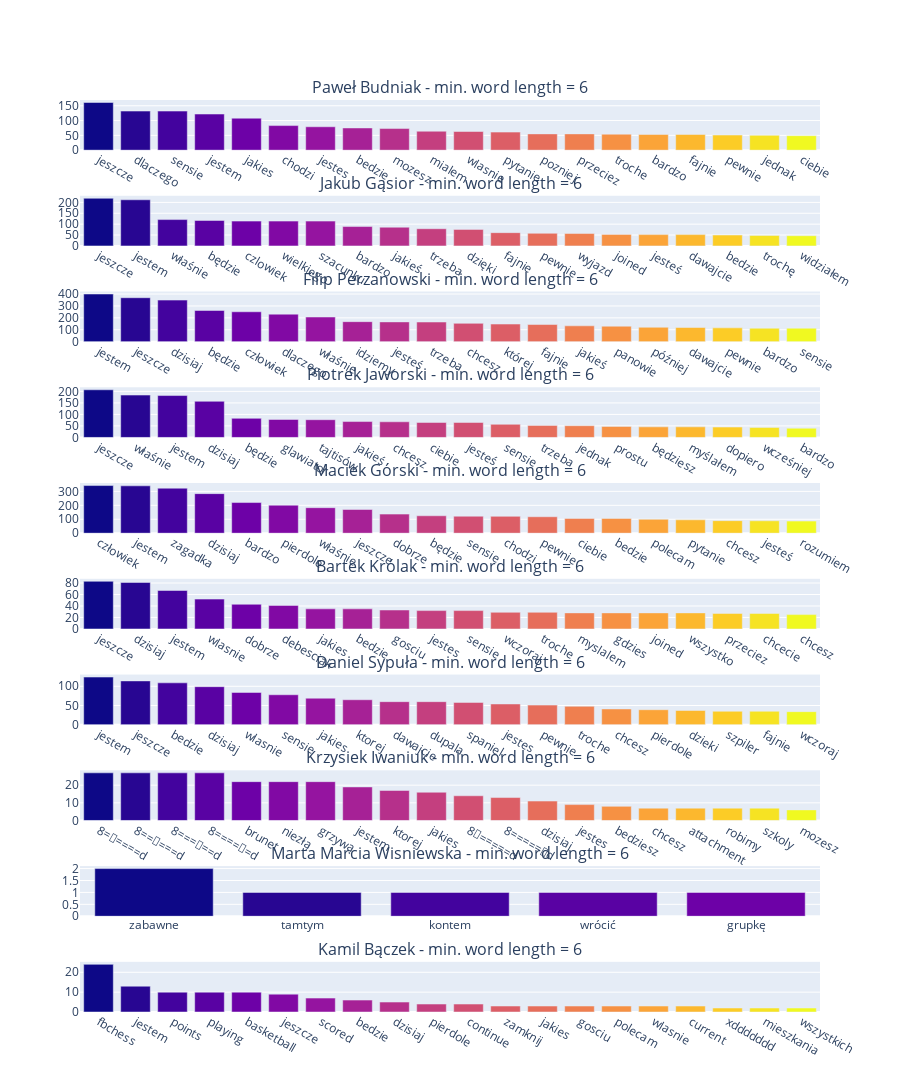

Notebook source saved alongside this figure:
### Code cell
plt_titles = [f'{sender} - min. word length = {min_word_length}' for sender in word_counts]
fig = make_subplots(
    rows=len(word_counts),
    cols=1,
    subplot_titles=plt_titles,
)
for i,sender in enumerate(word_counts):
    df = pd.DataFrame(word_counts[sender].items())[0:20]
    df.columns = ['word', 'count']
    f = px.bar(df, y = 'count', x = 'word', color = df.index)
    fig.add_trace(f.data[0], row = i + 1, col = 1)
fig.update_layout(height=len(word_counts) * 350, width=900)
fig.update(layout_coloraxis_showscale=False)
fig.show()

### Figure 1 — Plotly figure (JSON) as saved in the notebook; plotly's stock layout.template omitted (floating-point values rounded to 4 significant figures)
{"data": [{"alignmentgroup": "True", "hoverlabel": {"namelength": 0}, "hovertemplate": "word=%{x}<br>count=%{y}<br>index=%{marker.color}", "legendgroup": "", "marker": {"color": [0, 1, 2, 3, 4, 5, 6, 7, 8, 9, 10, 11, 12, 13, 14, 15, 16, 17, 18, 19], "coloraxis": "coloraxis"}, "name": "", "offsetgroup": "", "orientation": "v", "showlegend": false, "textposition": "auto", "type": "bar", "x": ["jeszcze", "dlaczego", "sensie", "jestem", "jakies", "chodzi", "jestes", "bedzie", "mozesz", "mialem", "wlasnie", "pytanie", "pozniej", "przeciez", "troche", "bardzo", "fajnie", "pewnie", "jednak", "ciebie"], "xaxis": "x", "y": [161, 132, 132, 122, 108, 83, 79, 75, 73, 64, 63, 61, 55, 55, 54, 53, 53, 51, 50, 49], "yaxis": "y"}, {"alignmentgroup": "True", "hoverlabel": {"namelength": 0}, "hovertemplate": "word=%{x}<br>count=%{y}<br>index=%{marker.color}", "legendgroup": "", "marker": {"color": [0, 1, 2, 3, 4, 5, 6, 7, 8, 9, 10, 11, 12, 13, 14, 15, 16, 17, 18, 19], "coloraxis": "coloraxis"}, "name": "", "offsetgroup": "", "orientation": "v", "showlegend": false, "textposition": "auto", "type": "bar", "x": ["jeszcze", "jestem", "właśnie", "będzie", "czlowiek", "wielkiego", "szacunku", "bardzo", "jakieś", "trzeba", "dzięki", "fajnie", "pewnie", "wyjazd", "joined", "jesteś", "dawajcie", "bedzie", "trochę", "widziałem"], "xaxis": "x2", "y": [219, 212, 121, 117, 114, 114, 114, 89, 86, 79, 76, 61, 58, 57, 53, 52, 52, 50, 48, 47], "yaxis": "y2"}, {"alignmentgroup": "True", "hoverlabel": {"namelength": 0}, "hovertemplate": "word=%{x}<br>count=%{y}<br>index=%{marker.color}", "legendgroup": "", "marker": {"color": [0, 1, 2, 3, 4, 5, 6, 7, 8, 9, 10, 11, 12, 13, 14, 15, 16, 17, 18, 19], "coloraxis": "coloraxis"}, "name": "", "offsetgroup": "", "orientation": "v", "showlegend": false, "textposition": "auto", "type": "bar", "x": ["jestem", "jeszcze", "dzisiaj", "będzie", "człowiek", "dlaczego", "właśnie", "idziemy", "jesteś", "trzeba", "chcesz", "której", "fajnie", "jakieś", "panowie", "później", "dawajcie", "pewnie", "bardzo", "sensie"], "xaxis": "x3", "y": [400, 369, 349, 262, 251, 231, 207, 168, 166, 165, 154, 148, 144, 133, 130, 121, 119, 116, 113, 113], "yaxis": "y3"}, {"alignmentgroup": "True", "hoverlabel": {"namelength": 0}, "hovertemplate": "word=%{x}<br>count=%{y}<br>index=%{marker.color}", "legendgroup": "", "marker": {"color": [0, 1, 2, 3, 4, 5, 6, 7, 8, 9, 10, 11, 12, 13, 14, 15, 16, 17, 18, 19], "coloraxis": "coloraxis"}, "name": "", "offsetgroup": "", "orientation": "v", "showlegend": false, "textposition": "auto", "type": "bar", "x": ["jeszcze", "właśnie", "jestem", "dzisiaj", "będzie", "glawiator", "tajtisów", "jakieś", "chcesz", "ciebie", "jesteś", "sensie", "trzeba", "jednak", "prostu", "będziesz", "myślałem", "dopiero", "wcześniej", "bardzo"], "xaxis": "x4", "y": [207, 184, 182, 157, 83, 78, 77, 69, 68, 65, 65, 57, 52, 51, 48, 46, 46, 45, 43, 40], "yaxis": "y4"}, {"alignmentgroup": "True", "hoverlabel": {"namelength": 0}, "hovertemplate": "word=%{x}<br>count=%{y}<br>index=%{marker.color}", "legendgroup": "", "marker": {"color": [0, 1, 2, 3, 4, 5, 6, 7, 8, 9, 10, 11, 12, 13, 14, 15, 16, 17, 18, 19], "coloraxis": "coloraxis"}, "name": "", "offsetgroup": "", "orientation": "v", "showlegend": false, "textposition": "auto", "type": "bar", "x": ["człowiek", "jestem", "zagadka", "dzisiaj", "bardzo", "pierdole", "właśnie", "jeszcze", "dobrze", "będzie", "sensie", "chodzi", "pewnie", "ciebie", "bedzie", "polecam", "pytanie", "chcesz", "jesteś", "rozumiem"], "xaxis": "x5", "y": [342, 340, 323, 284, 220, 201, 183, 170, 137, 125, 122, 121, 118, 106, 106, 100, 96, 90, 89, 87], "yaxis": "y5"}, {"alignmentgroup": "True", "hoverlabel": {"namelength": 0}, "hovertemplate": "word=%{x}<br>count=%{y}<br>index=%{marker.color}", "legendgroup": "", "marker": {"color": [0, 1, 2, 3, 4, 5, 6, 7, 8, 9, 10, 11, 12, 13, 14, 15, 16, 17, 18, 19], "coloraxis": "coloraxis"}, "name": "", "offsetgroup": "", "orientation": "v", "showlegend": false, "textposition": "auto", "type": "bar", "x": ["jeszcze", "dzisiaj", "jestem", "wlasnie", "dobrze", "debesciak", "jakies", "bedzie", "gosciu", "jestes", "sensie", "wczoraj", "troche", "myslalem", "gdzies", "joined", "wszystko", "przeciez", "chcecie", "chcesz"], "xaxis": "x6", "y": [83, 81, 67, 52, 43, 41, 35, 35, 33, 32, 32, 29, 29, 28, 28, 28, 28, 27, 27, 25], "yaxis": "y6"}, {"alignmentgroup": "True", "hoverlabel": {"namelength": 0}, "hovertemplate": "word=%{x}<br>count=%{y}<br>index=%{marker.color}", "legendgroup": "", "marker": {"color": [0, 1, 2, 3, 4, 5, 6, 7, 8, 9, 10, 11, 12, 13, 14, 15, 16, 17, 18, 19], "coloraxis": "coloraxis"}, "name": "", "offsetgroup": "", "orientation": "v", "showlegend": false, "textposition": "auto", "type": "bar", "x": ["jestem", "jeszcze", "bedzie", "dzisiaj", "wlasnie", "sensie", "jakies", "ktorej", "dawajcie", "dupala", "spaniel", "jestes", "pewnie", "troche", "chcesz", "pierdole", "dzieki", "szpiler", "fajnie", "wczoraj"], "xaxis": "x7", "y": [124, 114, 109, 99, 84, 78, 69, 65, 60, 60, 58, 54, 51, 48, 41, 39, 37, 35, 35, 34], "yaxis": "y7"}, {"alignmentgroup": "True", "hoverlabel": {"namelength": 0}, "hovertemplate": "word=%{x}<br>count=%{y}<br>index=%{marker.color}", "legendgroup": "", "marker": {"color": [0, 1, 2, 3, 4, 5, 6, 7, 8, 9, 10, 11, 12, 13, 14, 15, 16, 17, 18, 19], "coloraxis": "coloraxis"}, "name": "", "offsetgroup": "", "orientation": "v", "showlegend": false, "textposition": "auto", "type": "bar", "x": ["8=👊====d", "8==👊===d", "8===👊==d", "8====👊=d", "brunet", "niezłą", "grzywą", "jestem", "ktorej", "jakies", "8👊=====d", "8=====👊d", "dzisiaj", "jestes", "bedziesz", "chcesz", "attachment", "robimy", "szkoly", "mozesz"], "xaxis": "x8", "y": [27, 27, 27, 27, 22, 22, 22, 19, 17, 16, 14, 13, 11, 9, 8, 7, 7, 7, 7, 6], "yaxis": "y8"}, {"alignmentgroup": "True", "hoverlabel": {"namelength": 0}, "hovertemplate": "word=%{x}<br>count=%{y}<br>index=%{marker.color}", "legendgroup": "", "marker": {"color": [0, 1, 2, 3, 4], "coloraxis": "coloraxis"}, "name": "", "offsetgroup": "", "orientation": "v", "showlegend": false, "textposition": "auto", "type": "bar", "x": ["zabawne", "tamtym", "kontem", "wrócić", "grupkę"], "xaxis": "x9", "y": [2, 1, 1, 1, 1], "yaxis": "y9"}, {"alignmentgroup": "True", "hoverlabel": {"namelength": 0}, "hovertemplate": "word=%{x}<br>count=%{y}<br>index=%{marker.color}", "legendgroup": "", "marker": {"color": [0, 1, 2, 3, 4, 5, 6, 7, 8, 9, 10, 11, 12, 13, 14, 15, 16, 17, 18, 19], "coloraxis": "coloraxis"}, "name": "", "offsetgroup": "", "orientation": "v", "showlegend": false, "textposition": "auto", "type": "bar", "x": ["fbchess", "jestem", "points", "playing", "basketball", "jeszcze", "scored", "bedzie", "dzisiaj", "pierdole", "continue", "zamknij", "jakies", "gosciu", "polecam", "wlasnie", "current", "xddddddd", "mieszkania", "wszystkich"], "xaxis": "x10", "y": [24, 13, 10, 10, 10, 9, 7, 6, 5, 4, 4, 3, 3, 3, 3, 3, 3, 2, 2, 2], "yaxis": "y10"}], "layout": {"annotations": [{"font": {"size": 16}, "showarrow": false, "text": "Paweł Budniak - min. word length = 6", "x": 0.5, "xanchor": "center", "xref": "paper", "y": 1, "yanchor": "bottom", "yref": "paper"}, {"font": {"size": 16}, "showarrow": false, "text": "Jakub Gąsior - min. word length = 6", "x": 0.5, "xanchor": "center", "xref": "paper", "y": 0.895, "yanchor": "bottom", "yref": "paper"}, {"font": {"size": 16}, "showarrow": false, "text": "Filip Perzanowski - min. word length = 6", "x": 0.5, "xanchor": "center", "xref": "paper", "y": 0.79, "yanchor": "bottom", "yref": "paper"}, {"font": {"size": 16}, "showarrow": false, "text": "Piotrek Jaworski - min. word length = 6", "x": 0.5, "xanchor": "center", "xref": "paper", "y": 0.685, "yanchor": "bottom", "yref": "paper"}, {"font": {"size": 16}, "showarrow": false, "text": "Maciek Górski - min. word length = 6", "x": 0.5, "xanchor": "center", "xref": "paper", "y": 0.58, "yanchor": "bottom", "yref": "paper"}, {"font": {"size": 16}, "showarrow": false, "text": "Bartek Królak - min. word length = 6", "x": 0.5, "xanchor": "center", "xref": "paper", "y": 0.475, "yanchor": "bottom", "yref": "paper"}, {"font": {"size": 16}, "showarrow": false, "text": "Daniel Sypuła - min. word length = 6", "x": 0.5, "xanchor": "center", "xref": "paper", "y": 0.37, "yanchor": "bottom", "yref": "paper"}, {"font": {"size": 16}, "showarrow": false, "text": "Krzysiek Iwaniuk - min. word length = 6", "x": 0.5, "xanchor": "center", "xref": "paper", "y": 0.265, "yanchor": "bottom", "yref": "paper"}, {"font": {"size": 16}, "showarrow": false, "text": "Marta Marcia Wisniewska - min. word length = 6", "x": 0.5, "xanchor": "center", "xref": "paper", "y": 0.16, "yanchor": "bottom", "yref": "paper"}, {"font": {"size": 16}, "showarrow": false, "text": "Kamil Bączek - min. word length = 6", "x": 0.5, "xanchor": "center", "xref": "paper", "y": 0.055, "yanchor": "bottom", "yref": "paper"}], "coloraxis": {"showscale": false}, "height": 3500, "width": 900, "xaxis": {"anchor": "y", "domain": [0, 1]}, "xaxis10": {"anchor": "y10", "domain": [0, 1]}, "xaxis2": {"anchor": "y2", "domain": [0, 1]}, "xaxis3": {"anchor": "y3", "domain": [0, 1]}, "xaxis4": {"anchor": "y4", "domain": [0, 1]}, "xaxis5": {"anchor": "y5", "domain": [0, 1]}, "xaxis6": {"anchor": "y6", "domain": [0, 1]}, "xaxis7": {"anchor": "y7", "domain": [0, 1]}, "xaxis8": {"anchor": "y8", "domain": [0, 1]}, "xaxis9": {"anchor": "y9", "domain": [0, 1]}, "yaxis": {"anchor": "x", "domain": [0.945, 1]}, "yaxis10": {"anchor": "x10", "domain": [0, 0.055]}, "yaxis2": {"anchor": "x2", "domain": [0.84, 0.895]}, "yaxis3": {"anchor": "x3", "domain": [0.735, 0.79]}, "yaxis4": {"anchor": "x4", "domain": [0.63, 0.685]}, "yaxis5": {"anchor": "x5", "domain": [0.525, 0.58]}, "yaxis6": {"anchor": "x6", "domain": [0.42, 0.475]}, "yaxis7": {"anchor": "x7", "domain": [0.315, 0.37]}, "yaxis8": {"anchor": "x8", "domain": [0.21, 0.265]}, "yaxis9": {"anchor": "x9", "domain": [0.105, 0.16]}}}
